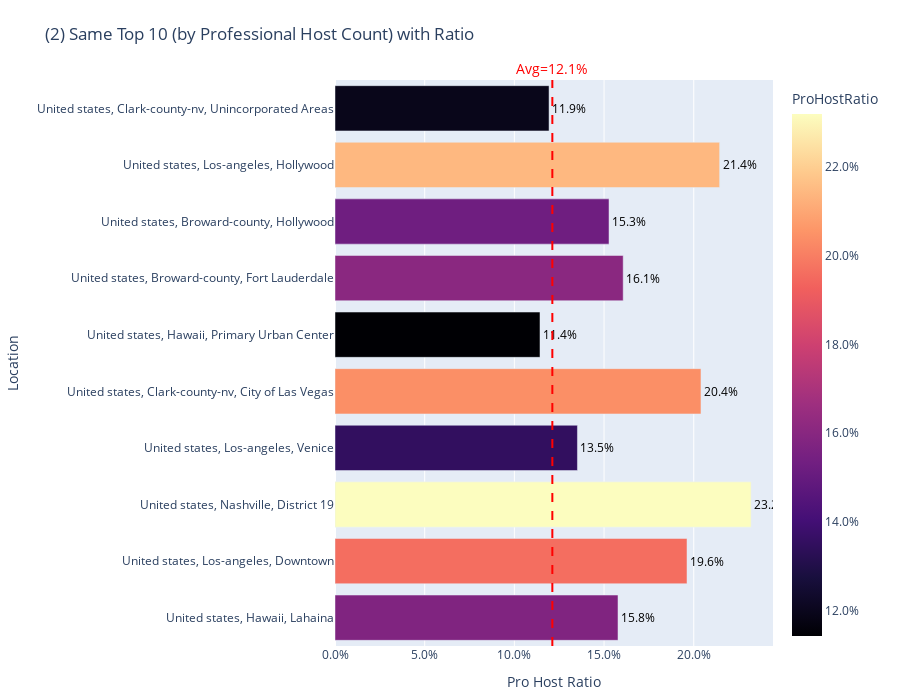

Source (notebook cell):
### Code cell
# 2) Calculate the ratio of professional hosts to total hosts in each location    

location_total_hosts = (
    df.groupby('Location')['Host ID']
    .nunique()
    .reset_index(name='NumTotalHosts')
)

location_pro_hosts = (
    df[df['IsProfessional']]
    .groupby('Location')['Host ID']
    .nunique()
    .reset_index(name='NumProfessionalHosts')
    .sort_values('NumProfessionalHosts', ascending=False)
)



location_stats = pd.merge(
    location_total_hosts, 
    location_pro_hosts,    
    on='Location',
    how='left'  
)
location_stats['NumProfessionalHosts'] = location_stats['NumProfessionalHosts'].fillna(0)

location_stats['ProHostRatio'] = (
    location_stats['NumProfessionalHosts'] / location_stats['NumTotalHosts']
)


top10_merged = pd.merge(
    top10_pro[['Location','NumProfessionalHosts']],  
    location_stats,
    on='Location',
    how='left'
)

top10_merged.drop(columns=['NumProfessionalHosts_x'], inplace=True)
top10_merged.rename(columns={'NumProfessionalHosts_y': 'NumProfessionalHosts'}, inplace=True)




fig2 = px.bar(
    top10_merged,
    x='ProHostRatio',
    y='Location',
    orientation='h',
    title='(2) Same Top 10 (by Professional Host Count) with Ratio',
    color='ProHostRatio',
    color_continuous_scale='Magma',
    text='ProHostRatio' 
)

fig2.update_layout(
    xaxis_title='Pro Host Ratio',
    yaxis_title='Location',
    xaxis_tickformat='.1%',  
    yaxis={'categoryorder': 'array', 'categoryarray': top10_merged['Location'][::-1]},
    height=700,             
    margin=dict(l=200, r=50, t=80, b=50),
    coloraxis_colorbar=dict(
        tickformat='.1%'
    )
)

fig2.update_traces(
    textposition='outside',
    texttemplate='%{text:.1%}',  #
)

global_ratio = (location_stats['NumProfessionalHosts'].sum()) / (location_stats['NumTotalHosts'].sum())
fig2.add_vline(
    x=global_ratio,
    line_width=2,
    line_dash="dash",
    line_color="red",
    annotation_text=f"Avg={global_ratio:.1%}",
    annotation_position="top", 
    annotation_font=dict(color="red", size=14)
)

fig2.show()

### Figure 1 — Plotly figure (JSON) as saved in the notebook; plotly's stock layout.template omitted (floating-point values rounded to 4 significant figures)
{"data": [{"hovertemplate": "ProHostRatio=%{marker.color}<br>Location=%{y}<extra></extra>", "legendgroup": "", "marker": {"color": [0.1193, 0.2144, 0.1528, 0.1607, 0.1143, 0.204, 0.1352, 0.232, 0.1962, 0.1578], "coloraxis": "coloraxis", "pattern": {"shape": ""}}, "name": "", "orientation": "h", "showlegend": false, "text": [0.1193, 0.2144, 0.1528, 0.1607, 0.1143, 0.204, 0.1352, 0.232, 0.1962, 0.1578], "textfont": {"color": "black"}, "textposition": "outside", "texttemplate": "%{text:.1%}", "type": "bar", "x": [0.1193, 0.2144, 0.1528, 0.1607, 0.1143, 0.204, 0.1352, 0.232, 0.1962, 0.1578], "xaxis": "x", "y": ["United states, Clark-county-nv, Unincorporated Areas", "United states, Los-angeles, Hollywood", "United states, Broward-county, Hollywood", "United states, Broward-county, Fort Lauderdale", "United states, Hawaii, Primary Urban Center", "United states, Clark-county-nv, City of Las Vegas", "United states, Los-angeles, Venice", "United states, Nashville, District 19", "United states, Los-angeles, Downtown", "United states, Hawaii, Lahaina"], "yaxis": "y"}], "layout": {"annotations": [{"font": {"color": "red", "size": 14}, "showarrow": false, "text": "Avg=12.1%", "x": 0.1212, "xanchor": "center", "xref": "x", "y": 1, "yanchor": "bottom", "yref": "y domain"}], "barmode": "relative", "coloraxis": {"colorbar": {"tickformat": ".1%", "title": {"text": "ProHostRatio"}}, "colorscale": [[0, "#000004"], [0.1111, "#180f3d"], [0.2222, "#440f76"], [0.3333, "#721f81"], [0.4444, "#9e2f7f"], [0.5556, "#cd4071"], [0.6667, "#f1605d"], [0.7778, "#fd9668"], [0.8889, "#feca8d"], [1, "#fcfdbf"]]}, "height": 700, "legend": {"tracegroupgap": 0}, "margin": {"b": 50, "l": 200, "r": 50, "t": 80}, "shapes": [{"line": {"color": "red", "dash": "dash", "width": 2}, "type": "line", "x0": 0.1212, "x1": 0.1212, "xref": "x", "y0": 0, "y1": 1, "yref": "y domain"}], "title": {"text": "(2) Same Top 10 (by Professional Host Count) with Ratio"}, "xaxis": {"anchor": "y", "domain": [0, 1], "tickformat": ".1%", "title": {"text": "Pro Host Ratio"}}, "yaxis": {"anchor": "x", "categoryarray": ["United states, Hawaii, Lahaina", "United states, Los-angeles, Downtown", "United states, Nashville, District 19", "United states, Los-angeles, Venice", "United states, Clark-county-nv, City of Las Vegas", "United states, Hawaii, Primary Urban Center", "United states, Broward-county, Fort Lauderdale", "United states, Broward-county, Hollywood", "United states, Los-angeles, Hollywood", "United states, Clark-county-nv, Unincorporated Areas"], "categoryorder": "array", "domain": [0, 1], "title": {"text": "Location"}}}}
